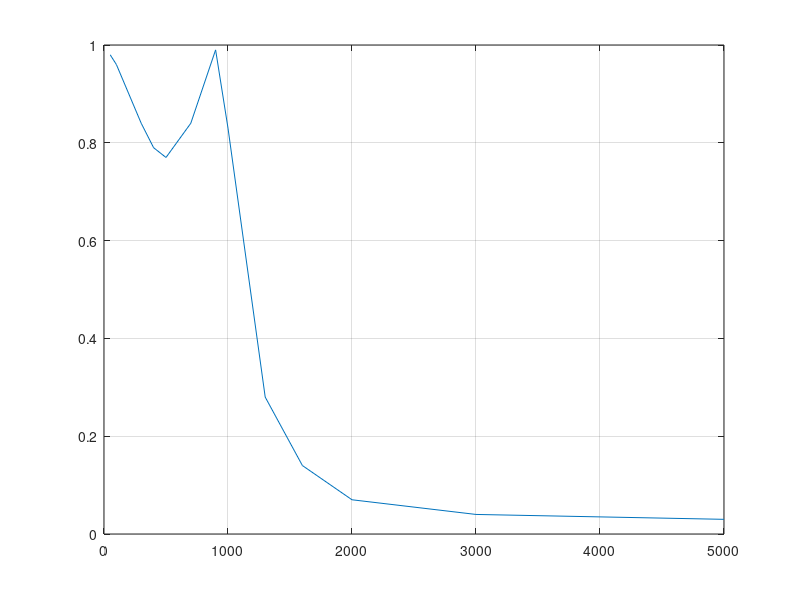

This figure's MATLAB source:
f = [50 100 200 300 400 500 700 900 1000 1300 1600 2000 3000 5000];
amp = [0.98 0.96 0.9 0.84 0.79 0.77 0.84 0.99 0.83 0.28 0.14 0.07 0.04 0.03];
plot(f,amp);
grid on;